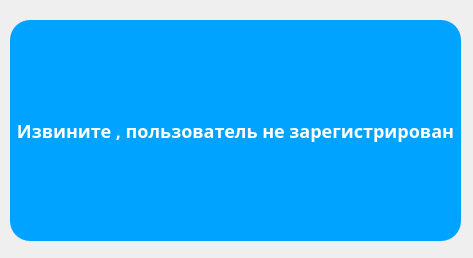
<?xml version="1.0" encoding="UTF-8"?>
<ui version="4.0">
 <class>Form</class>
 <widget class="QWidget" name="Form">
  <property name="geometry">
   <rect>
    <x>0</x>
    <y>0</y>
    <width>473</width>
    <height>258</height>
   </rect>
  </property>
  <property name="windowTitle">
   <string>Form</string>
  </property>
  <widget class="QPushButton" name="login">
   <property name="geometry">
    <rect>
     <x>10</x>
     <y>20</y>
     <width>451</width>
     <height>221</height>
    </rect>
   </property>
   <property name="styleSheet">
    <string notr="true">position: absolute;
width: 150px;
height: 52px;
left: 28px;
top: 307px;

background: #00A3FF;
box-shadow: 0px 4px 4px rgba(0, 0, 0, 0.25);
border-radius: 20px;
position: absolute;
width: 94px;
height: 28px;
left: 56px;
top: 319px;

font-family: Montserrat;
font-style: normal;
font-weight: bold;
font-size: 18px;
line-height: 22px;
display: flex;
align-items: center;
text-align: center;

color: #FFFFFF;
</string>
   </property>
   <property name="text">
    <string>Извините , пользователь не зарегистрирован</string>
   </property>
  </widget>
 </widget>
 <resources/>
 <connections/>
</ui>
